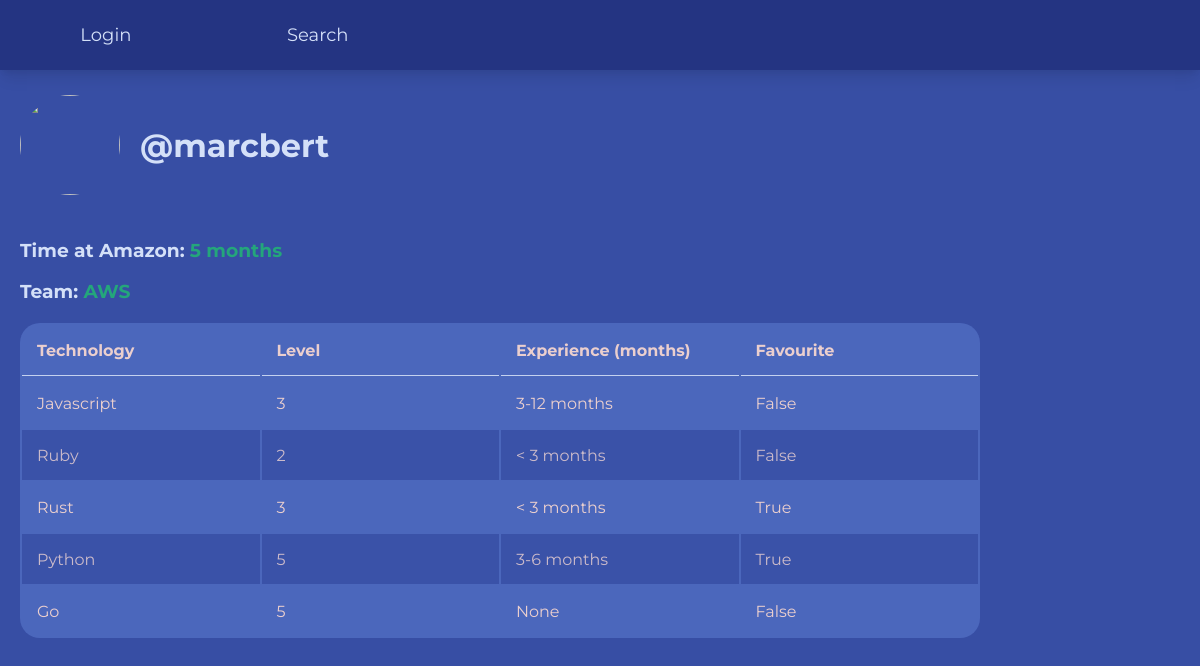
Page /profile/marcbert on the committed database.
### tables this page shows
CREATE TABLE "users" (
	"id"	INTEGER,
	"username"	TEXT,
	"password"	TEXT,
	"team"	TEXT,
	"tenure"	INTEGER,
	"forename"	TEXT,
	"surname"	TEXT,
	PRIMARY KEY("id")
);

CREATE TABLE "levels" (
	"user_id"	INTEGER,
	"technology"	TEXT,
	"level"	INTEGER,
	"experience"	TEXT,
	"favourite"	TEXT
);

### App.py (the view)
@app.route('/profile/<username>')
def profile(username):
    with sqlite3.connect("database.db") as con:
        cur = con.cursor()
        user_id = cur.execute(f"SELECT id FROM users WHERE username = '{username}'").fetchone()[0]
    data = get_dash(user_id)
    levels = data[0]
    user_desc = data[1]
    return render_template('profile.html', username=username, levels=levels, user_desc=user_desc)

### functions.py (called while the page is built)
def get_dash(user_id):
    with sqlite3.connect("database.db") as con:
        cur = con.cursor()
        user_desc = cur.execute(f"SELECT tenure, team FROM users WHERE id = '{user_id}'").fetchall()
        levels = cur.execute(f"SELECT technology, level, experience, favourite FROM levels WHERE user_id = '{user_id}'").fetchall()
        return [levels, user_desc]

### templates/profile.html
{% extends "main.html" %}
{% block content %}
  <div>
    <div class="profile-header">
      <img src="https://cdn.pixabay.com/photo/2015/10/05/22/37/blank-profile-picture-973460_960_720.png"/>
      <h1>@{{username}}</h1>
    </div>
    <div>
      <h3>Time at Amazon: <span class="highlighted">{{user_desc[0][0]}} months</span></h3>
      <h3>Team: <span class="highlighted">{{user_desc[0][1]}}</span></h3>
    </div>
  </div>
  <div>
    {% if levels %}
    <table class="search-results">
        <thead>
            <th>Technology</th>
            <th>Level</th>
            <th>Experience (months)</th>
            <th>Favourite</th>
        </thead>
        <tbody>
            {% for level in levels %}
            <tr>
                <td style="width: 25%">{{level[0]}}</td>
                <td style="width: 25%">{{level[1]}}</td>
                <td style="width: 25%">{{level[2]}}</td>
                <td style="width: 25%">{{level[3]}}</td>
            </tr>
            {% endfor %}
        </tbody>
    </table>
    {% endif %}
  </div>
{% endblock %}

### static/styles.css (style rules this page uses)
body { background: #374ea4; margin: 0; font-family: 'Montserrat', sans-serif; justify-content: center; color: #d4e0f8; }
.highlighted { color: rgb(36, 166, 123); }
h1, h2, h3 { margin-left: 20px; }
::placeholder { color: #ffffff; font-size: 14px; }
table { width: 80%; margin: 20px; border-radius: 20px; background-color: #4e6abf; opacity: .9; }
td, th { height: 20px; text-align: left; vertical-align: middle; padding: 15px; border: none; color: #ffded3; }
th { border-bottom: 1px solid #d4e0f8; }
td { position: relative; align-items: center; }
tr:nth-child(even) { background-color: #374ea4; opacity: .8; }
img { width: 100px; height: 100px; border-radius: 50%; }
.profile-header { display: flex; align-items: center; height: 150px; margin-left: 20px; }

### rows in the picture
users: username "marcbert", tenure "5", team "AWS"
levels: technology "Javascript", level "3", experience "3-12 months", favourite "False"
levels: technology "Ruby", level "2", experience "< 3 months", favourite "False"
levels: technology "Rust", level "3", experience "< 3 months", favourite "True"
levels: technology "Python", level "5", experience "3-6 months", favourite "True"
levels: technology "Go", level "5", experience "None", favourite "False"
